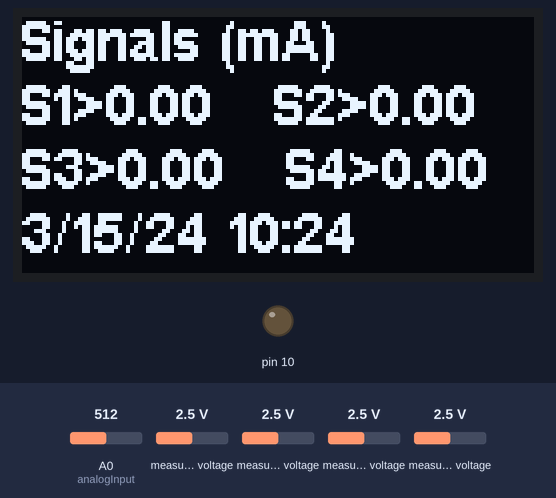
A sketch run on a simulated Arduino Uno, built with avr-gcc and run on an emulated ATmega328P. Parts: 128×64 one-colour display, output pins drawn as LEDs (lit = HIGH). Wiring (inferred from the names in the program): DS1307 clock at I2C address 0x68. Inputs (shaded band) come from the test bench; at power-on: A0 (analogInput) = 512, measured voltage 2.5 V. The local clock reads 2024-03-15 10:24:30 at power-on unless the sketch sets it; storage starts empty; what the sketch prints to the serial monitor is not drawn.

Above: at 0.2 s.
At 31.0 s:
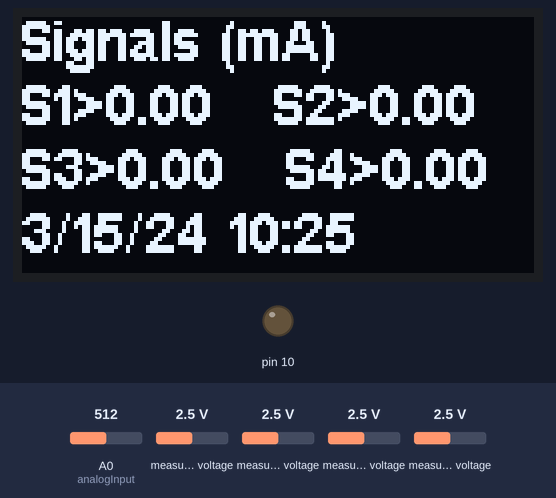
At 90.2 s:
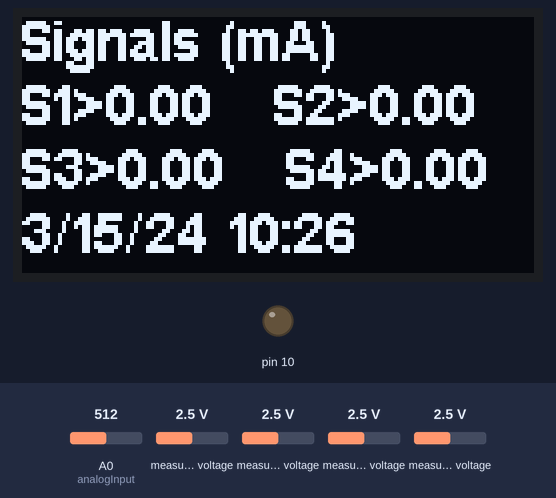

Measured:
- what the display in image 1 shows lasts 59.2 s, from 31.0 s to 90.2 s

The sketch:

DataQ2Adv2.ino
```cpp
#include <Wire.h>
#include <Adafruit_ADS1015.h>
#include <SoftwareSerial.h>
#include <SPI.h>
#include <SD.h>
#include "SSD1306Ascii.h"
#include "SSD1306AsciiAvrI2c.h"
#define DS1307_ADDRESS 0x68
#define I2C_ADDRESS 0x3C
SSD1306AsciiAvrI2c oled;

Adafruit_ADS1115 ads(0x48);
SoftwareSerial mySerial(3, 2); // RX, TX

byte zero = 0x00;
const int chipSelect = 4;
float Voltage0 = 0.0;
float Amp0 = 0.0;
float Amp1 = 0.0;
float Amp2 = 0.0;
float Amp3 = 0.0;
int analogInput = 0;
float vout = 0.0;
float vin = 0.0;
float R1 = 100000.0; // resistance of R1 (100K) -see text!
float R2 = 10000.0; // resistance of R2 (10K) - see text!
int value = 0;

  int second;
  int minute;
  int hour;
  int weekDay;
  int monthDay;
  int month;
  int year;

File dataFile;

void setup(void)
{
  Wire.begin();
  oled.begin(&Adafruit128x64, I2C_ADDRESS);
  oled.setFont(Arial_bold_14);
  oled.clear();
  //oled.println("MTDataAq2");
  Serial.begin(9600);
  mySerial.begin(9600);
  ads.begin();
  oled.setCursor(0, 0 );
  oled.println("Signals (mA)");
  oled.print("S1>");
  oled.print(Amp0 / 100, 2);
  oled.print("   ");
  oled.print("S2>");
  oled.print(Amp1 / 100, 2);
  oled.println(" ");
  oled.print("S3>");
  oled.print(Amp2 / 100, 2);
  oled.print("   ");
  oled.print("S4>");
  oled.print(Amp3 / 100, 2);
  oled.println(" ");
  printDate();
  //setDateTime(); //MUST CONFIGURE IN FUNCTION
  pinMode(SS, OUTPUT);
  if (!SD.begin(chipSelect)) {
  Serial.println("Card failed, or not present");
    while (1) ;
  }
  //Serial.println("card initialized.");
  dataFile = SD.open("MTdl.txt", FILE_WRITE);
  if (! dataFile) {
  Serial.println("error opening datalog.txt");
    while (1) ;
  }
}

void loop(void)
{
  int16_t adc0;  // we read from the ADC, we have a sixteen bit integer as a result

  adc0 = ads.readADC_SingleEnded(0);
  Voltage0 = (adc0 * 0.1875) / 1000;
  Voltage0 = Voltage0 * 100;
  Amp0 = map(Voltage0, 0, 500, 0, 2000);

  adc0 = ads.readADC_SingleEnded(1);
  Voltage0 = (adc0 * 0.1875) / 1000;
  Voltage0 = Voltage0 * 100;
  Amp1 = map(Voltage0, 0, 500, 0, 2000);

  adc0 = ads.readADC_SingleEnded(2);
  Voltage0 = (adc0 * 0.1875) / 1000;
  Voltage0 = Voltage0 * 100;
  Amp2 = map(Voltage0, 0, 500, 0, 2000);

  adc0 = ads.readADC_SingleEnded(3);
  Voltage0 = (adc0 * 0.1875) / 1000;
  Voltage0 = Voltage0 * 100;
  Amp3 = map(Voltage0, 0, 500, 0, 2000);

  value = analogRead(analogInput);
  vout = (value * 5.0) / 1024.0; // see text
  vin = vout / (R2 / (R1 + R2));
  if (vin < 0.09) {
    vin = 0.0;
  }

 // Serial.print(Amp0 / 100, 7);
  Serial.print("6.5");
  Serial.print("A");
  mySerial.print("A");
  mySerial.print((Amp0 / 100)+50, 2);
  mySerial.println();

  //Serial.print(Amp1 / 100, 7);
  Serial.print("12.5");
  Serial.print("B");
  mySerial.print("B");
  mySerial.print((Amp1 / 100)+50, 2);
  mySerial.println();

 // Serial.print(Amp2 / 100, 7);
  Serial.print("16.5");
  Serial.print("C");
  mySerial.print("C");
  mySerial.print((Amp2 / 100)+50, 2);
  mySerial.println();

  //Serial.print(Amp3 / 100, 7);
  Serial.print("19.5");
  Serial.print("D");
  mySerial.print("D");
  mySerial.print((Amp3 / 100)+50, 2);
  mySerial.println();


  Serial.print(vin);
  Serial.println("F");
  mySerial.print(vin);
  mySerial.println("F");

  oled.setCursor(0, 0 );
  oled.println("Signals (mA)");
  oled.print("S1>");
  oled.print(Amp0 / 100, 2);
  oled.print("   ");
  oled.print("S2>");
  oled.println(Amp1 / 100, 2);
  oled.print("S3>");
  oled.print(Amp2 / 100, 2);
  oled.print("   ");
  oled.print("S4>");
  oled.println(Amp3 / 100, 2);
  printDate();
  delay(1000);

 String dataString = "";
 dataString += String(Amp0 / 100, 7);
 dataString += ",";
 dataString += String(Amp1 / 100, 7);
 dataString += ",";
 dataString += String(Amp2 / 100, 7);
 dataString += ",";
 dataString += String(Amp3 / 100, 7);
 dataString += ",";
 dataString += String(month);
 dataString += "/";
 dataString += String(monthDay);
 dataString += "/";
 dataString += String(year);
 dataString += ",";
 dataString += String(hour);
 dataString += ":";
 dataString += String(minute);
 dataString += ":";
 dataString += String(second);


 dataFile.println(dataString);
 dataFile.flush();
}

void setDateTime(){

  byte second =      00; //0-59
  byte minute =      48; //0-59
  byte hour =        21; //0-23
  byte weekDay =     5; //1-7
  byte monthDay =    9; //1-31
  byte month =       11; //1-12
  byte year  =       17; //0-99

  Wire.beginTransmission(DS1307_ADDRESS);
  Wire.write(zero);

  Wire.write(decToBcd(second));
  Wire.write(decToBcd(minute));
  Wire.write(decToBcd(hour));
  Wire.write(decToBcd(weekDay));
  Wire.write(decToBcd(monthDay));
  Wire.write(decToBcd(month));
  Wire.write(decToBcd(year));

  Wire.write(zero); //start

  Wire.endTransmission();

}

byte decToBcd(byte val){
// Convert normal decimal numbers to binary coded decimal
  return ( (val/10*16) + (val%10) );
}

byte bcdToDec(byte val)  {
// Convert binary coded decimal to normal decimal numbers
  return ( (val/16*10) + (val%16) );
}

void printDate(){

  // Reset the register pointer
  Wire.beginTransmission(DS1307_ADDRESS);
  Wire.write(zero);
  Wire.endTransmission();

  Wire.requestFrom(DS1307_ADDRESS, 7);

  second = bcdToDec(Wire.read());
  minute = bcdToDec(Wire.read());
  hour = bcdToDec(Wire.read() & 0b111111); //24 hour time
  weekDay = bcdToDec(Wire.read()); //0-6 -> sunday - Saturday
  monthDay = bcdToDec(Wire.read());
  month = bcdToDec(Wire.read());
  year = bcdToDec(Wire.read());

  //print the date EG   3/1/11 23:59:59
  oled.print(month);
  oled.print("/");
  oled.print(monthDay);
  oled.print("/");
  oled.print(year);
  oled.print(" ");
  oled.print(hour);
  oled.print(":");
  oled.print(minute);
  oled.print(" ");
 //oled.print(":");
 //oled.println(second);

}
```
